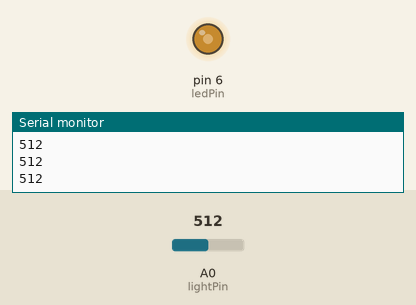
The sketch below on a simulated Arduino Uno, built with avr-gcc and run on an emulated ATmega328P. Shown: output pins drawn as LEDs (lit = HIGH), the last lines printed to the serial monitor. Inputs (shaded band) come from the test bench; at power-on: A0 (lightPin) = 512.

Above: at 1.2 s.
1.3 s: A0 (lightPin) set to 716
At 2.5 s:
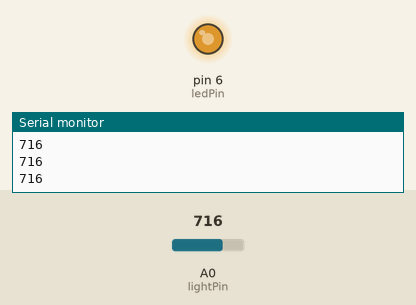
2.8 s: A0 (lightPin) set to 900
At 3.9 s:
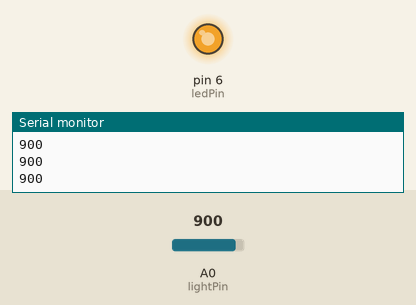
4.3 s: A0 (lightPin) set to 122
At 5.0 s:
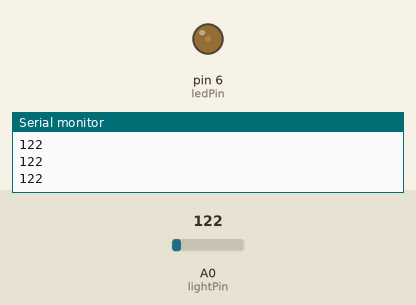
5.8 s: A0 (lightPin) set to 0
At 7.2 s:
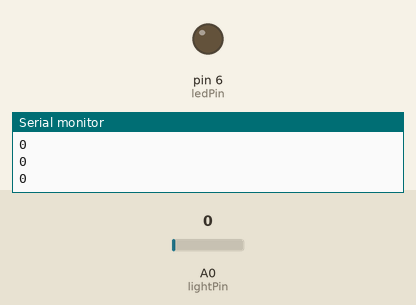
Timing chart, 0 to 8.3 s (numbered marks = the images above; inputs shaded):
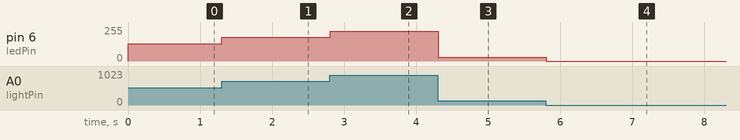

The sketch:

1a.ino
```cpp
int lightPin = A0;
int ledPin = 6;

void setup(){
  Serial.begin(9600);
  pinMode(ledPin, OUTPUT);
}
void loop(){
  Serial.println(analogRead(lightPin));
  analogWrite(ledPin, analogRead(lightPin)/4);
  delay(10);
}
```

Measured:
- after the input at 1.3 s, pin 6 (ledPin): 128/255 → 179/255 at once
- after the input at 2.8 s, pin 6 (ledPin): 179/255 → 225/255 at once
- after the input at 4.3 s, pin 6 (ledPin): 225/255 → 30/255 at once
- after the input at 5.8 s, pin 6 (ledPin): 30/255 → 0/255 at once
